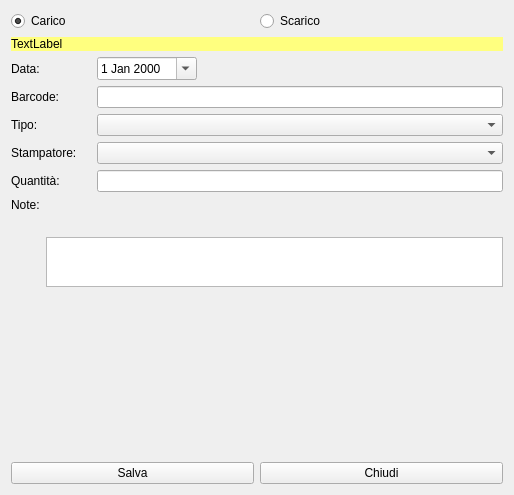
<?xml version="1.0" encoding="UTF-8"?>
<ui version="4.0">
 <class>FTOperate</class>
 <widget class="QWidget" name="FTOperate">
  <property name="windowModality">
   <enum>Qt::WindowModal</enum>
  </property>
  <property name="geometry">
   <rect>
    <x>0</x>
    <y>0</y>
    <width>514</width>
    <height>495</height>
   </rect>
  </property>
  <property name="windowTitle">
   <string>Operazioni</string>
  </property>
  <property name="windowIcon">
   <iconset resource="resources.qrc">
    <normaloff>:/resources/icons/8712785_tool_iso_premium_icon.png</normaloff>:/resources/icons/8712785_tool_iso_premium_icon.png</iconset>
  </property>
  <layout class="QVBoxLayout" name="verticalLayout_3">
   <item>
    <layout class="QHBoxLayout" name="horizontalLayout_6">
     <item>
      <widget class="QRadioButton" name="rbCarico">
       <property name="text">
        <string>Carico</string>
       </property>
       <property name="checked">
        <bool>true</bool>
       </property>
      </widget>
     </item>
     <item>
      <widget class="QRadioButton" name="rbScarico">
       <property name="text">
        <string>Scarico</string>
       </property>
      </widget>
     </item>
    </layout>
   </item>
   <item>
    <widget class="QLabel" name="lbTitle">
     <property name="styleSheet">
      <string notr="true">background-color: rgb(255, 255, 127);</string>
     </property>
     <property name="text">
      <string>TextLabel</string>
     </property>
    </widget>
   </item>
   <item>
    <layout class="QHBoxLayout" name="horizontalLayout">
     <item>
      <widget class="QLabel" name="label">
       <property name="minimumSize">
        <size>
         <width>80</width>
         <height>0</height>
        </size>
       </property>
       <property name="maximumSize">
        <size>
         <width>80</width>
         <height>16777215</height>
        </size>
       </property>
       <property name="text">
        <string>Data:</string>
       </property>
      </widget>
     </item>
     <item>
      <widget class="QDateEdit" name="deDate">
       <property name="minimumSize">
        <size>
         <width>100</width>
         <height>0</height>
        </size>
       </property>
       <property name="maximumSize">
        <size>
         <width>100</width>
         <height>16777215</height>
        </size>
       </property>
       <property name="calendarPopup">
        <bool>true</bool>
       </property>
      </widget>
     </item>
     <item>
      <spacer name="horizontalSpacer">
       <property name="orientation">
        <enum>Qt::Horizontal</enum>
       </property>
       <property name="sizeHint" stdset="0">
        <size>
         <width>40</width>
         <height>20</height>
        </size>
       </property>
      </spacer>
     </item>
    </layout>
   </item>
   <item>
    <layout class="QHBoxLayout" name="horizontalLayout_3">
     <item>
      <widget class="QLabel" name="label_3">
       <property name="minimumSize">
        <size>
         <width>80</width>
         <height>0</height>
        </size>
       </property>
       <property name="maximumSize">
        <size>
         <width>80</width>
         <height>16777215</height>
        </size>
       </property>
       <property name="text">
        <string>Barcode:</string>
       </property>
      </widget>
     </item>
     <item>
      <widget class="QLineEdit" name="leBarcode">
       <property name="maxLength">
        <number>13</number>
       </property>
      </widget>
     </item>
    </layout>
   </item>
   <item>
    <layout class="QHBoxLayout" name="horizontalLayout_2">
     <item>
      <widget class="QLabel" name="label_2">
       <property name="minimumSize">
        <size>
         <width>80</width>
         <height>0</height>
        </size>
       </property>
       <property name="maximumSize">
        <size>
         <width>80</width>
         <height>16777215</height>
        </size>
       </property>
       <property name="text">
        <string>Tipo:</string>
       </property>
      </widget>
     </item>
     <item>
      <widget class="QComboBox" name="cbTipo"/>
     </item>
    </layout>
   </item>
   <item>
    <layout class="QHBoxLayout" name="horizontalLayout_4">
     <item>
      <widget class="QLabel" name="label_4">
       <property name="minimumSize">
        <size>
         <width>80</width>
         <height>0</height>
        </size>
       </property>
       <property name="maximumSize">
        <size>
         <width>80</width>
         <height>16777215</height>
        </size>
       </property>
       <property name="text">
        <string>Stampatore:</string>
       </property>
      </widget>
     </item>
     <item>
      <widget class="QComboBox" name="cbStampatore"/>
     </item>
    </layout>
   </item>
   <item>
    <layout class="QHBoxLayout" name="horizontalLayout_8">
     <item>
      <widget class="QLabel" name="label_7">
       <property name="minimumSize">
        <size>
         <width>80</width>
         <height>0</height>
        </size>
       </property>
       <property name="maximumSize">
        <size>
         <width>80</width>
         <height>16777215</height>
        </size>
       </property>
       <property name="text">
        <string>Quantità:</string>
       </property>
      </widget>
     </item>
     <item>
      <widget class="QLineEdit" name="leAmount">
       <property name="inputMethodHints">
        <set>Qt::ImhEmailCharactersOnly|Qt::ImhFormattedNumbersOnly|Qt::ImhLatinOnly|Qt::ImhLowercaseOnly|Qt::ImhPreferNumbers|Qt::ImhUppercaseOnly|Qt::ImhUrlCharactersOnly</set>
       </property>
       <property name="maxLength">
        <number>10</number>
       </property>
      </widget>
     </item>
    </layout>
   </item>
   <item>
    <layout class="QHBoxLayout" name="horizontalLayout_7">
     <item>
      <layout class="QVBoxLayout" name="verticalLayout">
       <item>
        <widget class="QLabel" name="label_6">
         <property name="text">
          <string>Note:</string>
         </property>
        </widget>
       </item>
       <item>
        <spacer name="verticalSpacer">
         <property name="orientation">
          <enum>Qt::Vertical</enum>
         </property>
         <property name="sizeHint" stdset="0">
          <size>
           <width>20</width>
           <height>40</height>
          </size>
         </property>
        </spacer>
       </item>
      </layout>
     </item>
     <item>
      <layout class="QVBoxLayout" name="verticalLayout_2">
       <item>
        <widget class="QTextEdit" name="teNote">
         <property name="minimumSize">
          <size>
           <width>0</width>
           <height>50</height>
          </size>
         </property>
         <property name="maximumSize">
          <size>
           <width>16777215</width>
           <height>50</height>
          </size>
         </property>
        </widget>
       </item>
      </layout>
     </item>
    </layout>
   </item>
   <item>
    <spacer name="verticalSpacer_2">
     <property name="orientation">
      <enum>Qt::Vertical</enum>
     </property>
     <property name="sizeHint" stdset="0">
      <size>
       <width>20</width>
       <height>40</height>
      </size>
     </property>
    </spacer>
   </item>
   <item>
    <layout class="QHBoxLayout" name="horizontalLayout_9">
     <item>
      <widget class="QPushButton" name="pbSave">
       <property name="text">
        <string>Salva</string>
       </property>
       <property name="icon">
        <iconset resource="resources.qrc">
         <normaloff>:/resources/icons/Accept64.png</normaloff>:/resources/icons/Accept64.png</iconset>
       </property>
       <property name="iconSize">
        <size>
         <width>32</width>
         <height>32</height>
        </size>
       </property>
      </widget>
     </item>
     <item>
      <widget class="QPushButton" name="pbClose">
       <property name="text">
        <string>Chiudi</string>
       </property>
       <property name="icon">
        <iconset resource="resources.qrc">
         <normaloff>:/resources/icons/Actions-window-close-icon.png</normaloff>:/resources/icons/Actions-window-close-icon.png</iconset>
       </property>
       <property name="iconSize">
        <size>
         <width>32</width>
         <height>32</height>
        </size>
       </property>
       <property name="shortcut">
        <string/>
       </property>
      </widget>
     </item>
    </layout>
   </item>
  </layout>
 </widget>
 <resources>
  <include location="resources.qrc"/>
 </resources>
 <connections/>
</ui>
